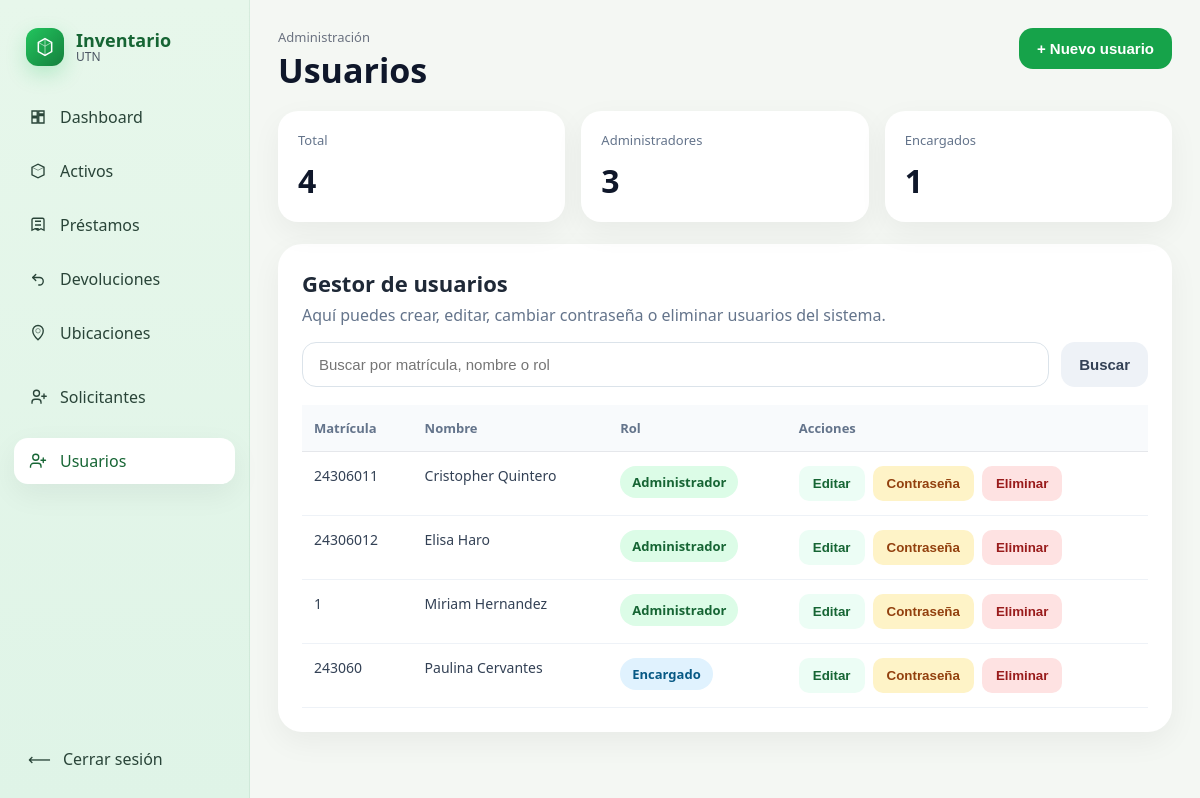
The app's page /usuarios.php (signed in) with its own data.
### tables this page shows
CREATE TABLE `usuarios` (
  `Matricula_Uss` int(15) NOT NULL,
  `Nombre_Uss` varchar(150) NOT NULL,
  `Rol_Uss` varchar(30) NOT NULL,
  `Pswd_Uss` varchar(100) NOT NULL
);

### usuarios.php (the view, shortened to what this page needs)
<?php
require_once "conexion.php";
$conexion->set_charset("utf8mb4");
$conexion->query("SET NAMES utf8mb4 COLLATE utf8mb4_general_ci");
    ?>
    <?php
$busqueda = trim($_GET["q"] ?? "");
function h($texto): string {
    return htmlspecialchars((string)$texto, ENT_QUOTES, "UTF-8");
}
$usuarios = [];
$stmt = $conexion->prepare("CALL sp_listar_usuarios(?)");
$stmt->bind_param("s", $busqueda);
$stmt->execute();
$res = $stmt->get_result();
while ($row = $res->fetch_assoc()) {
    $usuarios[] = $row;
}
$resumen = [
    "total" => 0,
    "admins" => 0,
    "encargados" => 0
];
$resResumen = $conexion->query("
    SELECT
        COUNT(*) AS total,
        SUM(CASE WHEN Rol_Uss = 'Administrador' THEN 1 ELSE 0 END) AS admins,
        SUM(CASE WHEN Rol_Uss = 'Encargado' THEN 1 ELSE 0 END) AS encargados
    FROM usuarios
");
if ($resResumen) {
    $fila = $resResumen->fetch_assoc();
    if ($fila) $resumen = $fila;
}
?>
<!DOCTYPE html>
<html lang="es">
<head>
    <link rel="stylesheet" href="css/dashboard.css">
    <link rel="stylesheet" href="css/usuarios.css">
</head>
<body>
<?php include "includes/sidebar.php"; ?>
<div class="main">
    <div class="topbar">
        <div>
            <p class="topbar__eyebrow">Administración</p>
            <h1>Usuarios</h1>
        </div>
        <button class="btn-primary" type="button" id="openCreateModalBtn">+ Nuevo usuario</button>
    </div>
    <div class="resume-grid">
        <div class="mini-card">
            <span class="mini-card__label">Total</span>
            <strong><?php echo (int)$resumen["total"]; ?></strong>
        </div>
        <div class="mini-card">
            <span class="mini-card__label">Administradores</span>
            <strong><?php echo (int)$resumen["admins"]; ?></strong>
        </div>
        <div class="mini-card">
            <span class="mini-card__label">Encargados</span>
            <strong><?php echo (int)$resumen["encargados"]; ?></strong>
        </div>
    </div>
    <div class="table-card">
        <div class="table-card__head table-card__head--stack">
            <div>
                <h2>Gestor de usuarios</h2>
                <p>Aquí puedes crear, editar, cambiar contraseña o eliminar usuarios del sistema.</p>
            </div>
            <form method="GET" class="toolbar">
                <div class="search-box">
                    <input type="text" name="q" placeholder="Buscar por matrícula, nombre o rol" value="<?php echo h($busqueda); ?>">
                    <button type="submit" class="btn-secondary">Buscar</button>
                </div>
            </form>
        </div>
        <div class="table-wrap">
            <table>
                <thead>
                    <tr>
                        <th>Matrícula</th>
                        <th>Nombre</th>
                        <th>Rol</th>
                        <th>Acciones</th>
                    </tr>
                </thead>
                <tbody>
                    <?php if (!empty($usuarios)): ?>
                        <?php foreach ($usuarios as $u): ?>
                            <tr>
                                <td><?php echo (int)$u["Matricula_Uss"]; ?></td>
                                <td><?php echo h($u["Nombre_Uss"]); ?></td>
                                <td>
                                    <span class="role-badge role-badge--<?php echo strtolower(h($u["Rol_Uss"])); ?>">
                                        <?php echo h($u["Rol_Uss"]); ?>
                                    </span>
                                </td>
                                <td>
                                    <div class="actions-inline">
                                        <button
                                            type="button"
                                            class="btn-table"
                                            data-action="edit"
                                            data-matricula="<?php echo (int)$u["Matricula_Uss"]; ?>"
                                            data-nombre="<?php echo h($u["Nombre_Uss"]); ?>"
                                            data-rol="<?php echo h($u["Rol_Uss"]); ?>"
                                        >
                                            Editar
                                        </button>
                                        <button
                                            type="button"
                                            class="btn-table btn-table--amber"
                                            data-action="password"
                                            data-matricula="<?php echo (int)$u["Matricula_Uss"]; ?>"
                                            data-nombre="<?php echo h($u["Nombre_Uss"]); ?>"
                                        >
                                            Contraseña
                                        </button>
                                        <form method="POST" onsubmit="return confirm('¿Eliminar este usuario?');">
                                            <button type="submit" class="btn-table btn-table--danger">Eliminar</button>
                                        </form>
                                    </div>
                                </td>
                            </tr>
                        <?php endforeach; ?>
                    <?php else: ?>
                        <tr>
                            <td colspan="4" class="muted">No hay usuarios para mostrar.</td>
                        </tr>
                    <?php endif; ?>
                </tbody>
            </table>
        </div>
    </div>
</div>
</body>
</html>

### css/dashboard.css (style rules this page uses)
:root { --bg: #f4f7f3; --panel: #ffffff; --panel-soft: #f8fbf8; --text: #1f2937; --muted: #6b7280; --line: #e5e7eb; --green-1: #ecfdf3; --green-2: #d1fae5; --green-3: #86efac; --green-4: #16a34a; --green-5: #166534; --shadow: 0 10px 30px rgba(16, 24, 40, .06); --radius: 20px; --sidebar-w: 250px; }
* { box-sizing:border-box; }
html, body { margin:0; padding:0; }
body { font-family: "Segoe UI", Arial, sans-serif; background: var(--bg); color: var(--text); }
.main { margin-left: var(--sidebar-w); min-height: 100vh; padding: 28px; }
.topbar { display:flex; justify-content:space-between; align-items:flex-start; gap:16px; margin-bottom: 22px; }
.topbar__eyebrow { margin:0 0 6px; color: var(--muted); font-size: 13px; }
.topbar h1 { margin:0; font-size: 34px; line-height:1.1; color: #0f172a; }
table { width:100%; border-collapse:collapse; }
th, td { padding:14px 12px; text-align:left; border-bottom:1px solid var(--line); font-size:14px; }
th { background:#f8fafc; color:#64748b; font-weight:700; }

### css/usuarios.css (style rules this page uses)
.btn-primary, .btn-secondary { border: none; border-radius: 14px; padding: 12px 18px; font-weight: 700; cursor: pointer; transition: .2s ease; font-size: 15px; }
.btn-primary { background: #16a34a; color: #fff; }
.btn-secondary { background: #eef2f7; color: #334155; }
.btn-table { border: none; background: #ecfdf5; color: #166534; padding: 10px 14px; border-radius: 10px; font-weight: 700; cursor: pointer; transition: .2s ease; white-space: nowrap; }
.btn-table--amber { background: #fef3c7; color: #92400e; }
.btn-table--danger { background: #fee2e2; color: #991b1b; }
.resume-grid { display: grid; grid-template-columns: repeat(3, minmax(0, 1fr)); gap: 16px; margin-bottom: 22px; }
.mini-card { background: #fff; border-radius: 20px; padding: 20px; box-shadow: 0 10px 30px rgba(0,0,0,.05); }
.mini-card__label { display: block; color: #64748b; font-size: 13px; margin-bottom: 10px; }
.mini-card strong { font-size: 32px; color: #0f172a; }
.table-card { background: #fff; padding: 24px; border-radius: 24px; box-shadow: 0 10px 30px rgba(0,0,0,.05); }
.table-card__head { display: flex; justify-content: space-between; align-items: center; margin-bottom: 18px; gap: 16px; }
.table-card__head--stack { align-items: stretch; flex-direction: column; }
.table-card__head h2 { margin: 0 0 6px; font-size: 22px; }
.table-card__head p { margin: 0; color: #64748b; }
.toolbar { width: 100%; }
.search-box { display: flex; gap: 12px; width: 100%; }
.search-box input { flex: 1; border: 1px solid #dbe3ea; border-radius: 14px; padding: 13px 16px; font-size: 15px; outline: none; }
.table-wrap { overflow-x: auto; }
table { width: 100%; border-collapse: collapse; min-width: 760px; }
thead th { text-align: left; font-size: 13px; color: #64748b; font-weight: 800; padding: 14px 12px; border-bottom: 1px solid #e5e7eb; background: #f8fafc; }
tbody td { padding: 14px 12px; border-bottom: 1px solid #eef2f7; vertical-align: top; color: #334155; font-size: 14px; }
.actions-inline { display: flex; flex-wrap: wrap; gap: 8px; }
.role-badge { display: inline-flex; align-items: center; padding: 7px 12px; border-radius: 999px; font-size: 13px; font-weight: 700; }
.role-badge--administrador { background: #dcfce7; color: #166534; }
.role-badge--encargado { background: #e0f2fe; color: #075985; }

### records on screen
usuarios: Matricula_Uss "24306011", Nombre_Uss "Cristopher Quintero", Rol_Uss "Administrador"
usuarios: Matricula_Uss "24306012", Nombre_Uss "Elisa Haro", Rol_Uss "Administrador"
usuarios: Matricula_Uss "1", Nombre_Uss "Miriam Hernandez", Rol_Uss "Administrador"
usuarios: Matricula_Uss "243060", Nombre_Uss "Paulina Cervantes", Rol_Uss "Encargado"

### other values on screen
$resumen["total"] "4"
$resumen["admins"] "3"
$resumen["encargados"] "1"
